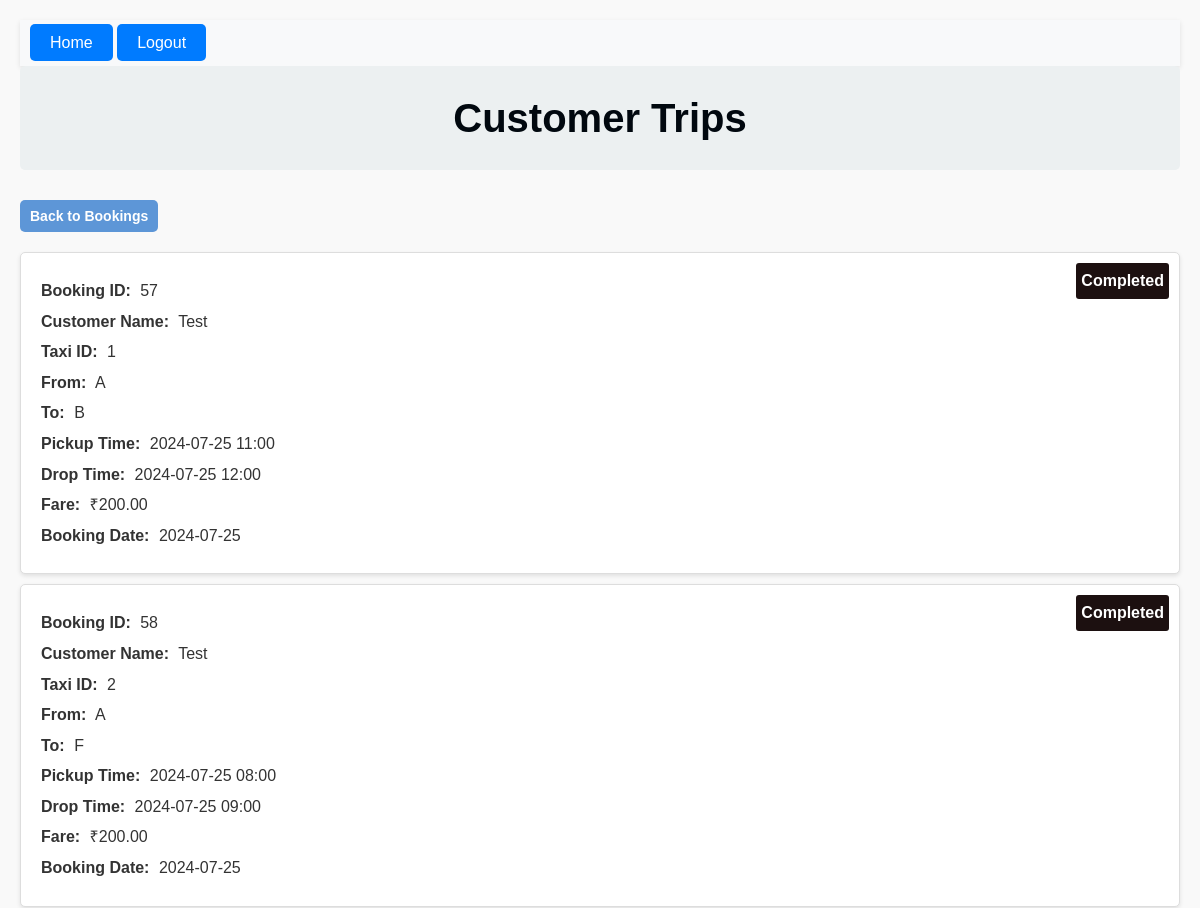
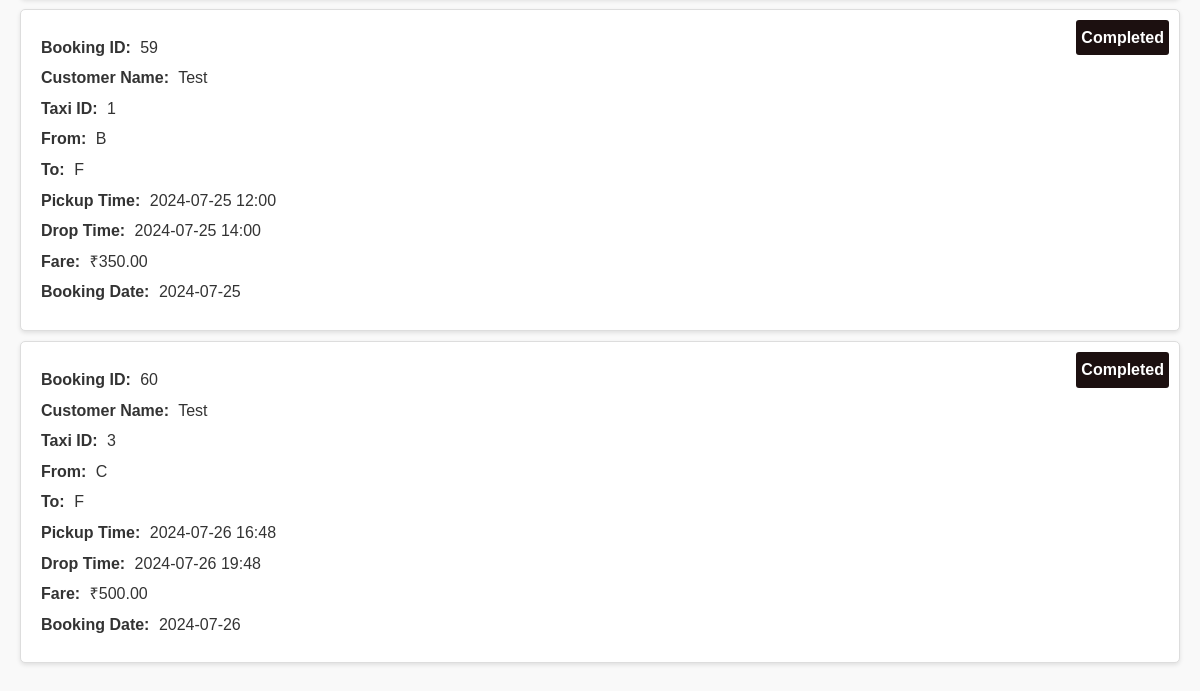
Before: /customer-trips/6/ (signed in) with the older database file (2 pictures, top to bottom).
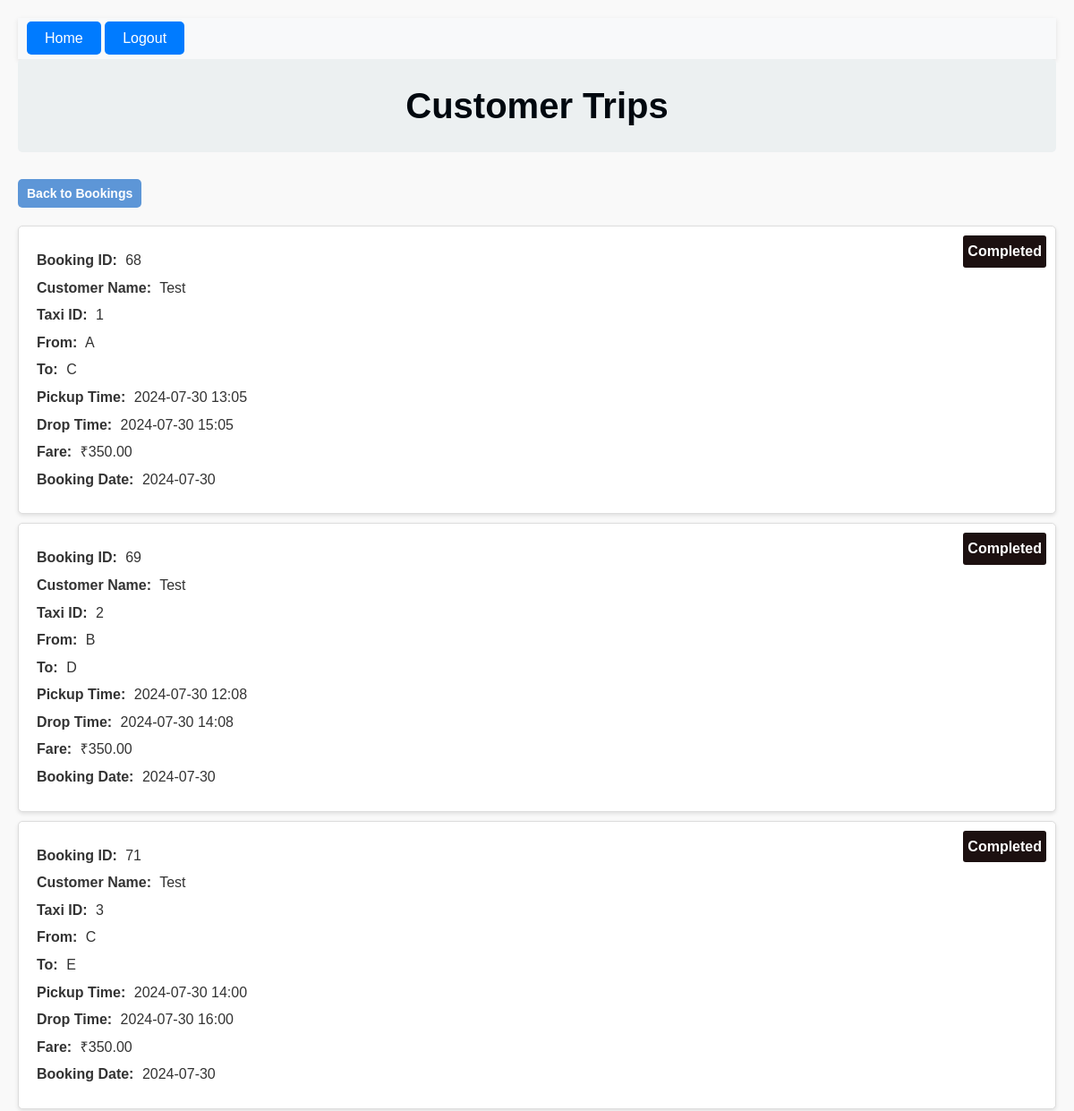
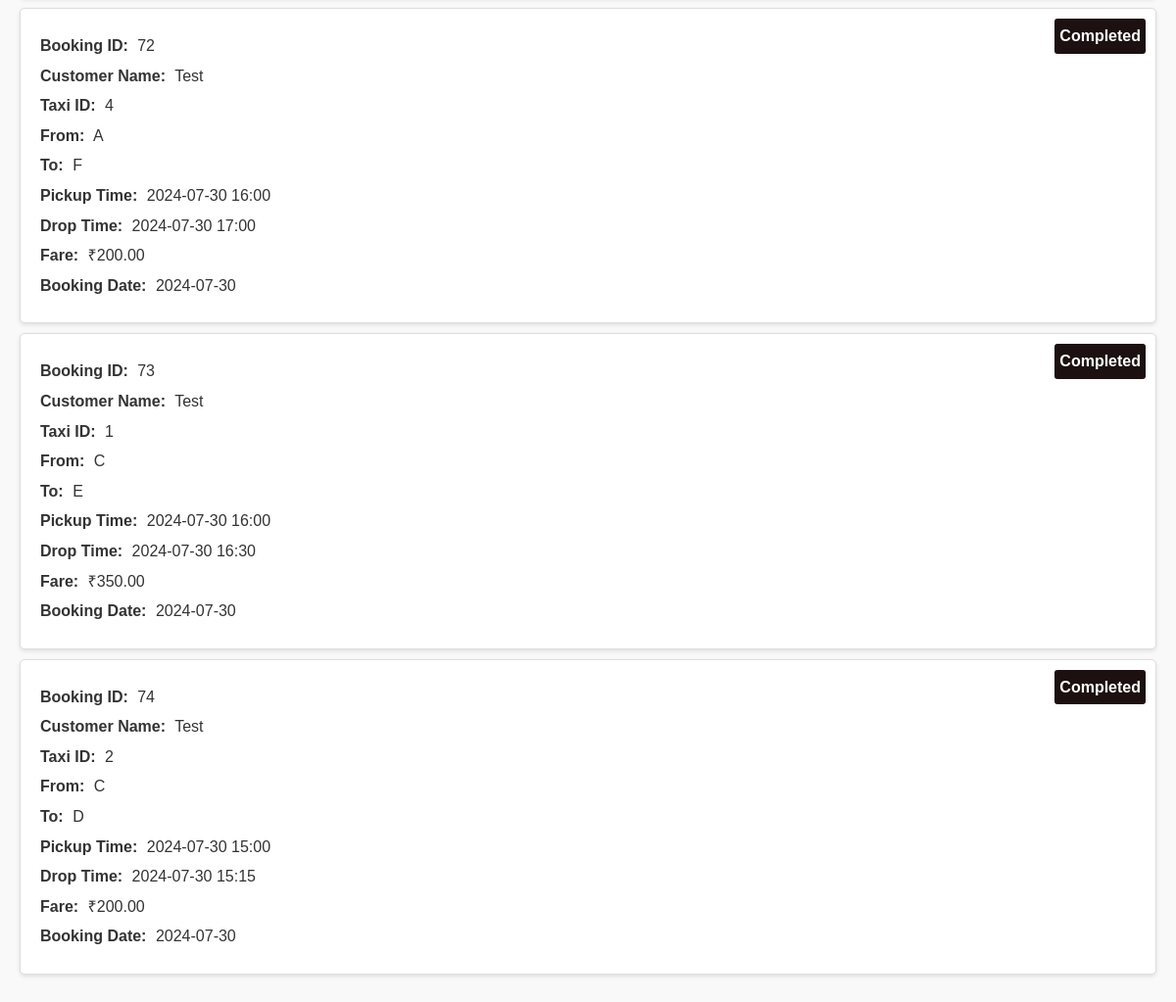
After: the same page with the newer database file (2 pictures, top to bottom).
### bookings/models.py (models this page shows, shortened)
class Booking(models.Model):
    booking_id = models.AutoField(primary_key=True)
    taxi = models.ForeignKey(Taxi, on_delete=models.CASCADE)
    customer = models.ForeignKey(Customer, on_delete=models.CASCADE)
    pickup_point = models.CharField(max_length=1, choices=[('A', 'A'), ('B', 'B'), ('C', 'C'), ('D', 'D'), ('E', 'E'), ('F', 'F')])
    drop_point = models.CharField(max_length=1, choices=[('A', 'A'), ('B', 'B'), ('C', 'C'), ('D', 'D'), ('E', 'E'), ('F', 'F')])
    pickup_time = models.DateTimeField()
    drop_time = models.DateTimeField(default=None, null=True, blank=True)
    booking_time = models.TimeField(auto_now_add=True)
    booking_date = models.DateField(auto_now_add=True)
    fare_amount = models.DecimalField(max_digits=10, decimal_places=2,default=0)

class Customer(models.Model):
    user = models.OneToOneField(User, null=True, blank=True, on_delete=models.SET_NULL)
    customer_id = models.AutoField(primary_key=True)
    customer_name = models.CharField(max_length=255)

class Taxi(models.Model):
    taxi_id = models.AutoField(primary_key=True)
    driver = models.OneToOneField(User, on_delete=models.SET_NULL, null=True, related_name='assigned_taxi')
    current_location = models.CharField(max_length=1, choices=[('A', 'A'), ('B', 'B'), ('C', 'C'), ('D', 'D'), ('E', 'E'), ('F', 'F')],default='A')
    earnings = models.DecimalField(max_digits=10, decimal_places=2, default=0.0)
    location_index = models.IntegerField(default=0)

### bookings/views.py (the view)
# urls.py: path('customer-trips/<int:customer_id>/', views.view_customer_trips, name='view_customer_trips'),
@login_required
def view_customer_trips(request, customer_id):
    if request.user.is_superuser or (hasattr(request.user, 'customer') and request.user.customer.customer_id == customer_id):
        customer_bookings = Booking.objects.filter(customer_id=customer_id)
        now = timezone.now()
        context = {
            'customer_bookings': customer_bookings,
            'now': now
        }
        return render(request, 'customer_trips.html', context)
    else:
        messages.error(request, "You don't have permission to view these trips.")
        return redirect('display_taxi_details')

### bookings/templates/customer_trips.html (shortened to what this page needs)
{% extends 'base.html' %}
{% block content %}
<body class="customer-body">
    <h1 class="customer-header">Customer Trips</h1>
    <div class="back-to-bookings">
        <a href="{% url 'display_taxi_details' %}" class="back-btn">Back to Bookings</a>
    </div>
    {% for booking in customer_bookings %}
    <div class="trip">
        {% if booking.drop_time < now %}
            <div class="completed-label">Completed</div>
        {% endif %}
        <p><strong>Booking ID:</strong> {{ booking.booking_id }}</p>
        <p><strong>Customer Name:</strong> {{ booking.customer.customer_name }}</p>
        <p><strong>Taxi ID:</strong> {{ booking.taxi.taxi_id }}</p>
        <p><strong>From:</strong> {{ booking.pickup_point }}</p>
        <p><strong>To:</strong> {{ booking.drop_point }}</p>
        <p><strong>Pickup Time:</strong> {{ booking.pickup_time|date:"Y-m-d H:i" }}</p>
        <p><strong>Drop Time:</strong> {{ booking.drop_time|date:"Y-m-d H:i" }}</p>
        <p><strong>Fare:</strong> ₹{{ booking.fare_amount }}</p>
        <p><strong>Booking Date:</strong> {{ booking.booking_date|date:"Y-m-d" }}</p>
    </div>
    {% endfor %}
</body>
{% endblock %}

Changed rows visible on the page:
removed Booking: shows "Completed", booking_id "57", customer.customer_name "Test", taxi.taxi_id "1", pickup_point "A", drop_point "B", pickup_time "2024-07-25 11:00", drop_time "2024-07-25 12:00", fare_amount "200.00", booking_date "2024-07-25"
removed Booking: shows "Completed", booking_id "58", customer.customer_name "Test", taxi.taxi_id "2", pickup_point "A", drop_point "F", pickup_time "2024-07-25 08:00", drop_time "2024-07-25 09:00", fare_amount "200.00", booking_date "2024-07-25"
removed Booking: shows "Completed", booking_id "59", customer.customer_name "Test", taxi.taxi_id "1", pickup_point "B", drop_point "F", pickup_time "2024-07-25 12:00", drop_time "2024-07-25 14:00", fare_amount "350.00", booking_date "2024-07-25"
removed Booking: shows "Completed", booking_id "60", customer.customer_name "Test", taxi.taxi_id "3", pickup_point "C", drop_point "F", pickup_time "2024-07-26 16:48", drop_time "2024-07-26 19:48", fare_amount "500.00", booking_date "2024-07-26"
added Booking: shows "Completed", booking_id "68", customer.customer_name "Test", taxi.taxi_id "1", pickup_point "A", drop_point "C", pickup_time "2024-07-30 13:05", drop_time "2024-07-30 15:05", fare_amount "350.00", booking_date "2024-07-30"
added Booking: shows "Completed", booking_id "69", customer.customer_name "Test", taxi.taxi_id "2", pickup_point "B", drop_point "D", pickup_time "2024-07-30 12:08", drop_time "2024-07-30 14:08", fare_amount "350.00", booking_date "2024-07-30"
added Booking: shows "Completed", booking_id "71", customer.customer_name "Test", taxi.taxi_id "3", pickup_point "C", drop_point "E", pickup_time "2024-07-30 14:00", drop_time "2024-07-30 16:00", fare_amount "350.00", booking_date "2024-07-30"
added Booking: shows "Completed", booking_id "72", customer.customer_name "Test", taxi.taxi_id "4", pickup_point "A", drop_point "F", pickup_time "2024-07-30 16:00", drop_time "2024-07-30 17:00", fare_amount "200.00", booking_date "2024-07-30"
added Booking: shows "Completed", booking_id "73", customer.customer_name "Test", taxi.taxi_id "1", pickup_point "C", drop_point "E", pickup_time "2024-07-30 16:00", drop_time "2024-07-30 16:30", fare_amount "350.00", booking_date "2024-07-30"
added Booking: shows "Completed", booking_id "74", customer.customer_name "Test", taxi.taxi_id "2", pickup_point "C", drop_point "D", pickup_time "2024-07-30 15:00", drop_time "2024-07-30 15:15", fare_amount "200.00", booking_date "2024-07-30"
